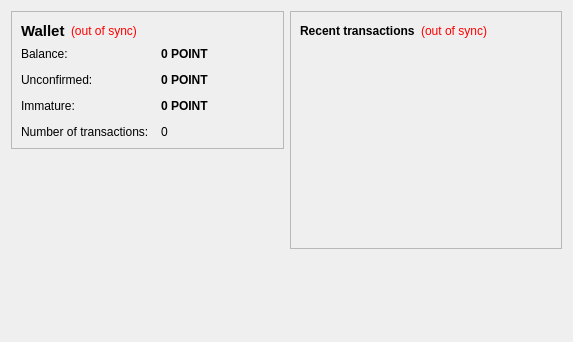
<?xml version="1.0" encoding="UTF-8"?>
<ui version="4.0">
 <class>OverviewPage</class>
 <widget class="QWidget" name="OverviewPage">
  <property name="geometry">
   <rect>
    <x>0</x>
    <y>0</y>
    <width>573</width>
    <height>342</height>
   </rect>
  </property>
  <property name="windowTitle">
   <string>Form</string>
  </property>
  <layout class="QHBoxLayout" name="horizontalLayout" stretch="1,1">
   <item>
    <layout class="QVBoxLayout" name="verticalLayout_2">
     <item>
      <widget class="QFrame" name="frame">
       <property name="frameShape">
        <enum>QFrame::StyledPanel</enum>
       </property>
       <property name="frameShadow">
        <enum>QFrame::Raised</enum>
       </property>
       <layout class="QVBoxLayout" name="verticalLayout_4">
        <item>
         <layout class="QHBoxLayout" name="horizontalLayout_4">
          <item>
           <widget class="QLabel" name="label_5">
            <property name="font">
             <font>
              <pointsize>11</pointsize>
              <weight>75</weight>
              <bold>true</bold>
             </font>
            </property>
            <property name="text">
             <string>Wallet</string>
            </property>
           </widget>
          </item>
          <item>
           <widget class="QLabel" name="labelWalletStatus">
            <property name="toolTip">
             <string>The displayed information may be out of date. Your wallet automatically synchronizes with the pointcoin network after a connection is established, but this process has not completed yet.</string>
            </property>
            <property name="styleSheet">
             <string notr="true">QLabel { color: red; }</string>
            </property>
            <property name="text">
             <string notr="true">(out of sync)</string>
            </property>
            <property name="alignment">
             <set>Qt::AlignLeading|Qt::AlignLeft|Qt::AlignVCenter</set>
            </property>
           </widget>
          </item>
          <item>
           <spacer name="horizontalSpacer_2">
            <property name="orientation">
             <enum>Qt::Horizontal</enum>
            </property>
            <property name="sizeHint" stdset="0">
             <size>
              <width>40</width>
              <height>20</height>
             </size>
            </property>
           </spacer>
          </item>
         </layout>
        </item>
        <item>
         <layout class="QFormLayout" name="formLayout_2">
          <property name="fieldGrowthPolicy">
           <enum>QFormLayout::AllNonFixedFieldsGrow</enum>
          </property>
          <property name="horizontalSpacing">
           <number>12</number>
          </property>
          <property name="verticalSpacing">
           <number>12</number>
          </property>
          <item row="0" column="0">
           <widget class="QLabel" name="label">
            <property name="text">
             <string>Balance:</string>
            </property>
           </widget>
          </item>
          <item row="0" column="1">
           <widget class="QLabel" name="labelBalance">
            <property name="font">
             <font>
              <weight>75</weight>
              <bold>true</bold>
             </font>
            </property>
            <property name="cursor">
             <cursorShape>IBeamCursor</cursorShape>
            </property>
            <property name="toolTip">
             <string>Your current balance</string>
            </property>
            <property name="text">
             <string notr="true">0 POINT</string>
            </property>
            <property name="textInteractionFlags">
             <set>Qt::LinksAccessibleByMouse|Qt::TextSelectableByKeyboard|Qt::TextSelectableByMouse</set>
            </property>
           </widget>
          </item>
          <item row="1" column="0">
           <widget class="QLabel" name="label_3">
            <property name="text">
             <string>Unconfirmed:</string>
            </property>
           </widget>
          </item>
          <item row="1" column="1">
           <widget class="QLabel" name="labelUnconfirmed">
            <property name="font">
             <font>
              <weight>75</weight>
              <bold>true</bold>
             </font>
            </property>
            <property name="cursor">
             <cursorShape>IBeamCursor</cursorShape>
            </property>
            <property name="toolTip">
             <string>Total of transactions that have yet to be confirmed, and do not yet count toward the current balance</string>
            </property>
            <property name="text">
             <string notr="true">0 POINT</string>
            </property>
            <property name="textInteractionFlags">
             <set>Qt::LinksAccessibleByMouse|Qt::TextSelectableByKeyboard|Qt::TextSelectableByMouse</set>
            </property>
           </widget>
          </item>
          <item row="3" column="0">
           <widget class="QLabel" name="label_2">
            <property name="text">
             <string>Number of transactions:</string>
            </property>
           </widget>
          </item>
          <item row="3" column="1">
           <widget class="QLabel" name="labelNumTransactions">
            <property name="toolTip">
             <string>Total number of transactions in wallet</string>
            </property>
            <property name="text">
             <string notr="true">0</string>
            </property>
           </widget>
          </item>
          <item row="2" column="0">
           <widget class="QLabel" name="labelImmatureText">
            <property name="text">
             <string>Immature:</string>
            </property>
           </widget>
          </item>
          <item row="2" column="1">
           <widget class="QLabel" name="labelImmature">
            <property name="font">
             <font>
              <weight>75</weight>
              <bold>true</bold>
             </font>
            </property>
            <property name="toolTip">
             <string>Mined balance that has not yet matured</string>
            </property>
            <property name="text">
             <string notr="true">0 POINT</string>
            </property>
            <property name="textInteractionFlags">
             <set>Qt::LinksAccessibleByMouse|Qt::TextSelectableByKeyboard|Qt::TextSelectableByMouse</set>
            </property>
           </widget>
          </item>
         </layout>
        </item>
       </layout>
      </widget>
     </item>
     <item>
      <spacer name="verticalSpacer">
       <property name="orientation">
        <enum>Qt::Vertical</enum>
       </property>
       <property name="sizeHint" stdset="0">
        <size>
         <width>20</width>
         <height>40</height>
        </size>
       </property>
      </spacer>
     </item>
    </layout>
   </item>
   <item>
    <layout class="QVBoxLayout" name="verticalLayout_3">
     <item>
      <widget class="QFrame" name="frame_2">
       <property name="frameShape">
        <enum>QFrame::StyledPanel</enum>
       </property>
       <property name="frameShadow">
        <enum>QFrame::Raised</enum>
       </property>
       <layout class="QVBoxLayout" name="verticalLayout">
        <item>
         <layout class="QHBoxLayout" name="horizontalLayout_2">
          <item>
           <widget class="QLabel" name="label_4">
            <property name="text">
             <string>&lt;b&gt;Recent transactions&lt;/b&gt;</string>
            </property>
           </widget>
          </item>
          <item>
           <widget class="QLabel" name="labelTransactionsStatus">
            <property name="toolTip">
             <string>The displayed information may be out of date. Your wallet automatically synchronizes with the pointcoin network after a connection is established, but this process has not completed yet.</string>
            </property>
            <property name="styleSheet">
             <string notr="true">QLabel { color: red; }</string>
            </property>
            <property name="text">
             <string notr="true">(out of sync)</string>
            </property>
            <property name="alignment">
             <set>Qt::AlignRight|Qt::AlignTrailing|Qt::AlignVCenter</set>
            </property>
           </widget>
          </item>
          <item>
           <spacer name="horizontalSpacer">
            <property name="orientation">
             <enum>Qt::Horizontal</enum>
            </property>
            <property name="sizeHint" stdset="0">
             <size>
              <width>40</width>
              <height>20</height>
             </size>
            </property>
           </spacer>
          </item>
         </layout>
        </item>
        <item>
         <widget class="QListView" name="listTransactions">
          <property name="styleSheet">
           <string notr="true">QListView { background: transparent; }</string>
          </property>
          <property name="frameShape">
           <enum>QFrame::NoFrame</enum>
          </property>
          <property name="verticalScrollBarPolicy">
           <enum>Qt::ScrollBarAlwaysOff</enum>
          </property>
          <property name="horizontalScrollBarPolicy">
           <enum>Qt::ScrollBarAlwaysOff</enum>
          </property>
          <property name="selectionMode">
           <enum>QAbstractItemView::NoSelection</enum>
          </property>
         </widget>
        </item>
       </layout>
      </widget>
     </item>
     <item>
      <spacer name="verticalSpacer_2">
       <property name="orientation">
        <enum>Qt::Vertical</enum>
       </property>
       <property name="sizeHint" stdset="0">
        <size>
         <width>20</width>
         <height>40</height>
        </size>
       </property>
      </spacer>
     </item>
    </layout>
   </item>
  </layout>
 </widget>
 <resources/>
 <connections/>
</ui>
